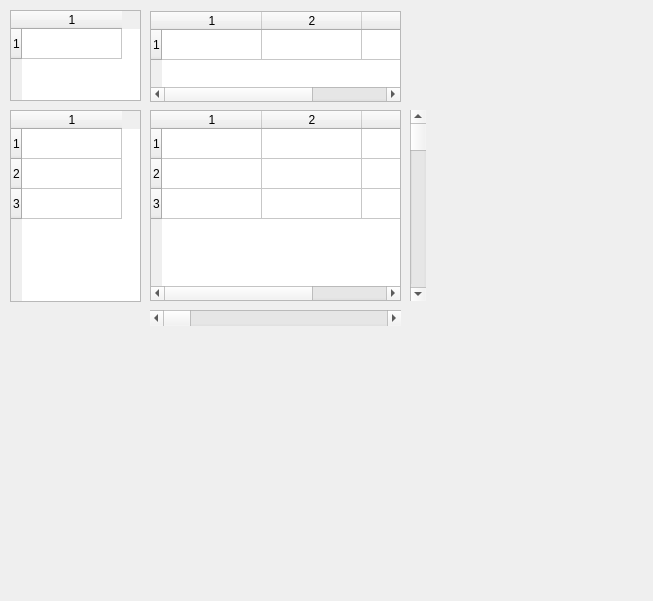
<?xml version="1.0" encoding="UTF-8"?>
<ui version="4.0">
 <class>FormTablesHeaders</class>
 <widget class="QWidget" name="FormTablesHeaders">
  <property name="geometry">
   <rect>
    <x>0</x>
    <y>0</y>
    <width>653</width>
    <height>601</height>
   </rect>
  </property>
  <property name="windowTitle">
   <string>Form</string>
  </property>
  <widget class="QTableWidget" name="TableWidgetHollow">
   <property name="geometry">
    <rect>
     <x>10</x>
     <y>10</y>
     <width>131</width>
     <height>91</height>
    </rect>
   </property>
   <property name="rowCount">
    <number>1</number>
   </property>
   <property name="columnCount">
    <number>1</number>
   </property>
   <row/>
   <column/>
  </widget>
  <widget class="QTableWidget" name="TableWidgetHorizontalHeader">
   <property name="geometry">
    <rect>
     <x>150</x>
     <y>11</y>
     <width>251</width>
     <height>91</height>
    </rect>
   </property>
   <property name="rowCount">
    <number>1</number>
   </property>
   <property name="columnCount">
    <number>3</number>
   </property>
   <row/>
   <column/>
   <column/>
   <column/>
  </widget>
  <widget class="QTableWidget" name="TableWidgetVerticalHeader">
   <property name="geometry">
    <rect>
     <x>10</x>
     <y>110</y>
     <width>131</width>
     <height>192</height>
    </rect>
   </property>
   <property name="rowCount">
    <number>3</number>
   </property>
   <property name="columnCount">
    <number>1</number>
   </property>
   <row/>
   <row/>
   <row/>
   <column/>
  </widget>
  <widget class="QTableWidget" name="TableWidgetContent">
   <property name="geometry">
    <rect>
     <x>150</x>
     <y>110</y>
     <width>251</width>
     <height>191</height>
    </rect>
   </property>
   <property name="rowCount">
    <number>3</number>
   </property>
   <property name="columnCount">
    <number>3</number>
   </property>
   <row/>
   <row/>
   <row/>
   <column/>
   <column/>
   <column/>
  </widget>
  <widget class="QScrollBar" name="horizontalScrollBar">
   <property name="geometry">
    <rect>
     <x>150</x>
     <y>310</y>
     <width>251</width>
     <height>16</height>
    </rect>
   </property>
   <property name="orientation">
    <enum>Qt::Horizontal</enum>
   </property>
  </widget>
  <widget class="QScrollBar" name="verticalScrollBar">
   <property name="geometry">
    <rect>
     <x>410</x>
     <y>110</y>
     <width>16</width>
     <height>191</height>
    </rect>
   </property>
   <property name="orientation">
    <enum>Qt::Vertical</enum>
   </property>
  </widget>
 </widget>
 <resources/>
 <connections/>
</ui>
